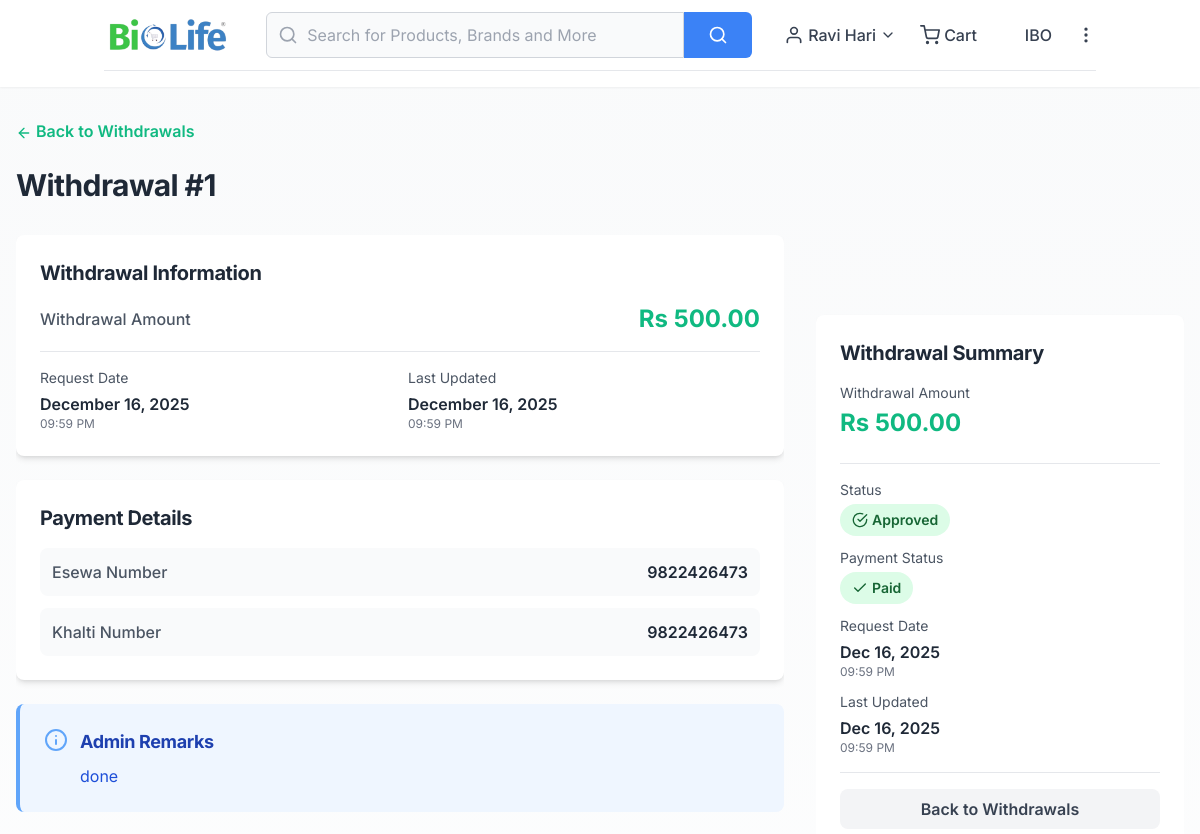
The page /account/withdrawals/1/ (signed in, upper part) on the database as committed earlier.
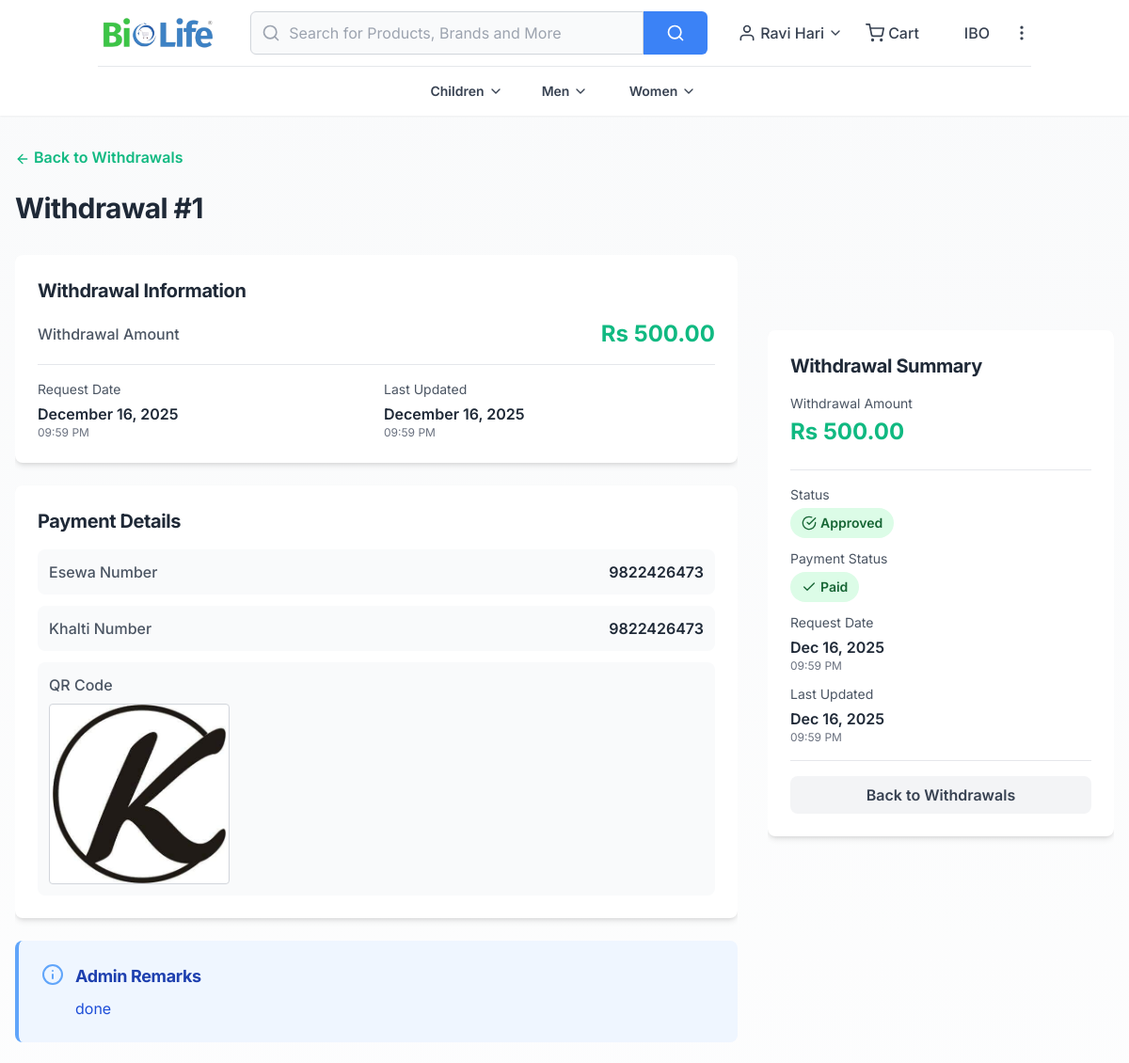
The same page on the database as committed later.
### core/models.py (models this page shows, shortened)
class User(AbstractUser):
    username = None  # Remove username field
    name = models.CharField(max_length=255)
    email = models.EmailField(unique=True)
    phone = models.CharField(max_length=20, blank=True, null=True)
    date_of_birth = models.DateField(blank=True, null=True)
    address = models.TextField(blank=True, null=True)
    is_influencer = models.BooleanField(default=False)
    tiktok_link = models.URLField(blank=True, null=True)
    facebook_link = models.URLField(blank=True, null=True)
    instagram_link = models.URLField(blank=True, null=True)
    youtube_link = models.URLField(blank=True, null=True)
    image = models.ImageField(upload_to='users/', blank=True, null=True)
    points = models.IntegerField(default=0)
    balance = models.DecimalField(max_digits=12, decimal_places=2, default=0.00)
    citizenship_front = models.ImageField(upload_to='kyc/', blank=True, null=True)
    citizenship_back = models.ImageField(upload_to='kyc/', blank=True, null=True)
    citizenship_no = models.CharField(max_length=50, blank=True, null=True)
    pan_card_image = models.ImageField(upload_to='kyc/', blank=True, null=True)
    pan_no = models.CharField(max_length=50, blank=True, null=True)
    earn_code = models.CharField(max_length=10, unique=True, blank=True, null=True)
    KYC_STATUS_CHOICES = [
        ('pending', 'Pending'),
        ('approved', 'Approved'),
        ('rejected', 'Rejected'),
    ]
    kyc_status = models.CharField(max_length=20, choices=KYC_STATUS_CHOICES, blank=True, null=True, default=None)
    kyc_reject_reason = models.TextField(blank=True, null=True)
    qr_code = models.ImageField(upload_to='users/payment/qr/', blank=True, null=True)
    esewa_number = models.CharField(max_length=50, blank=True, null=True)
    khalti_number = models.CharField(max_length=50, blank=True, null=True)
    PAYMENT_SETTING_STATUS_CHOICES = [
        ('pending', 'Pending'),
        ('approved', 'Approved'),
        ('rejected', 'Rejected'),
    ]
    payment_setting_status = models.CharField(max_length=20, choices=PAYMENT_SETTING_STATUS_CHOICES, blank=True, null=True, default=None)
    payment_setting_reject_reason = models.TextField(blank=True, null=True)
    objects = UserManager()
    USERNAME_FIELD = 'email'
    REQUIRED_FIELDS = ['name']
    class Meta:
        verbose_name = 'User'
        verbose_name_plural = 'Users'
        ordering = ['-date_joined']

class Category(models.Model):
    name = models.CharField(max_length=255)
    image = models.ImageField(upload_to='categories/', blank=True, null=True)
    is_featured = models.BooleanField(default=False, help_text='Show in header category bar')
    created_at = models.DateTimeField(auto_now_add=True)
    updated_at = models.DateTimeField(auto_now=True)
    class Meta:
        verbose_name = 'Category'
        verbose_name_plural = 'Categories'
        ordering = ['name']

### website/views/account_views.py (the view)
# urls.py: path('account/withdrawals/<int:withdrawal_id>/', account_views.account_withdrawal_detail, name='account_withdrawal_detail'),
@login_required
def account_withdrawal_detail(request, withdrawal_id):
    user = request.user
    if not user.is_influencer:
        messages.error(request, 'This page is only available for influencers.')
        return redirect('website:account_dashboard')
    if user.kyc_status != 'approved':
        messages.warning(request, 'Please complete your KYC verification to access withdrawal details.')
        return redirect('website:account_kyc')
    withdrawal = get_object_or_404(Withdrawal, pk=withdrawal_id, user=user)
    context = {
        'user': user,
        'withdrawal': withdrawal,
    }
    return render(request, 'site/account/withdrawal_detail.html', context)

### website/context_processors.py (called while the page is built)
def cart_count(request):
    cart = request.session.get('cart', {})
    items = cart.get('items', [])
    count = sum(item.get('quantity', 0) for item in items)
    return {'cart_count': count}

def wishlist_count(request):
    if request.user.is_authenticated:
        count = Wishlist.objects.filter(user=request.user).count()
    else:
        count = 0
    return {'wishlist_count': count}

def categories(request):
    categories_list = Category.objects.filter(
        is_featured=True
    ).prefetch_related(
        'sub_categories__child_categories'
    ).all()  # Only featured categories for header
    return {'nav_categories': categories_list}

def cms_pages(request):
    all_pages = CMSPage.objects.filter(is_active=True, in_footer=True).order_by('title')
    customer_service_pages = all_pages.filter(footer_section='customer_service')
    information_pages = all_pages.filter(
        Q(footer_section='information') | Q(footer_section__isnull=True) | Q(footer_section='')
    )
    return {
        'cms_pages': all_pages,
        'customer_service_pages': customer_service_pages,
        'information_pages': information_pages,
    }

### templates/site/account/withdrawal_detail.html (shortened to what the changed rows need)
{% extends 'site/layouts/base.html' %}
{% load static %}
{% block content %}
<div class="container mx-auto px-4 py-4 md:py-8 overflow-x-hidden max-w-full w-full">
    <h1 class="text-xl md:text-3xl font-bold text-gray-800 mb-4 md:mb-8">Withdrawal #{{ withdrawal.id }}</h1>
    <div class="grid grid-cols-1 lg:grid-cols-3 gap-4 md:gap-8 w-full max-w-full">
        <div class="lg:col-span-2 space-y-6 w-full max-w-full overflow-hidden">
            <div class="bg-white rounded-lg shadow-md p-6">
                <h2 class="text-base md:text-xl font-bold text-gray-800 mb-2 md:mb-4">Withdrawal Information</h2>
            </div>
            <div class="bg-white rounded-lg shadow-md p-6">
                <h2 class="text-base md:text-xl font-bold text-gray-800 mb-2 md:mb-4">Payment Details</h2>
                <div class="space-y-3">
                    {% if user.esewa_number %}
                    <div class="flex justify-between items-center p-3 bg-gray-50 rounded-lg">
                        <span class="text-gray-600 font-medium">Esewa Number</span>
                        <span class="text-gray-800 font-semibold">{{ user.esewa_number }}</span>
                    </div>
                    {% endif %}
                    {% if user.khalti_number %}
                    <div class="flex justify-between items-center p-3 bg-gray-50 rounded-lg">
                        <span class="text-gray-600 font-medium">Khalti Number</span>
                        <span class="text-gray-800 font-semibold">{{ user.khalti_number }}</span>
                    </div>
                    {% endif %}
                    {% if user.qr_code %}
                    <div class="p-3 bg-gray-50 rounded-lg">
                        <span class="text-gray-600 font-medium block mb-2">QR Code</span>
                        <img src="{{ user.qr_code.url }}" alt="QR Code" class="w-48 h-48 object-contain rounded border border-gray-300 bg-white">
                    </div>
                    {% endif %}
                </div>
            </div>
        </div>
        <div class="lg:col-span-1 w-full max-w-full overflow-hidden">
            <div class="bg-white rounded-lg shadow-md p-6 sticky top-20">
                <h2 class="text-base md:text-xl font-bold text-gray-800 mb-2 md:mb-4">Withdrawal Summary</h2>
            </div>
        </div>
    </div>
</div>
{% endblock %}

### templates/site/layouts/header.html (shortened to what the changed rows need)
{% load static %}
<header class="bg-white sticky top-0 z-50 shadow-sm">
    <div class="container mx-auto px-4">
        <div class="flex items-center justify-between py-3">
            <div class="hidden md:flex items-center">
            </div>
            <div class="hidden md:flex flex-1 max-w-2xl mx-8">
            </div>
            <div class="hidden md:flex items-center space-x-6">
                <div class="relative group">
                    <a href="{% if user.is_authenticated %}{% url 'website:account_dashboard' %}{% else %}{% url 'website:login' %}{% endif %}" class="flex items-center space-x-1 text-gray-700 hover:text-blue-600 font-medium transition-colors">
                        <i data-feather="user" class="w-5 h-5"></i>
                        <span>{% if user.is_authenticated %}{{ user.name|default:user.email }}{% else %}Login{% endif %}</span>
                        <i data-feather="chevron-down" class="w-4 h-4"></i>
                    </a>
                </div>
            </div>
        </div>
        <div id="category-bar" class="hidden md:block bg-white border-t border-gray-200 overflow-visible">
            <div class="container mx-auto px-4 overflow-visible">
                <div class="flex items-center justify-center space-x-1 py-2">
                    {% for category in nav_categories %}
                        <div class="category-nav-item relative group flex-shrink-0 overflow-visible" data-category-id="{{ category.id }}">
                            <a href="{% url 'website:category_detail' category.id %}" class="flex flex-col items-center px-3 py-2 hover:text-blue-600 transition-colors {% if request.resolver_match.url_name == 'home' %}min-w-[80px]{% else %}min-w-[100px]{% endif %}">
                                {% if request.resolver_match.url_name == 'home' %}
                                    <div class="relative mb-1">
                                        {% if category.image %}
                                            <img src="{{ category.image.url }}" alt="{{ category.name }}" class="w-14 h-14 object-cover rounded">
                                        {% else %}
                                            <div class="w-14 h-14 bg-gray-200 rounded flex items-center justify-center">
                                                <i data-feather="grid" class="w-6 h-6 text-gray-400"></i>
                                            </div>
                                        {% endif %}
                                    </div>
                                    <span class="text-xs text-center font-medium text-gray-700 group-hover:text-blue-600">{{ category.name }}</span>
                                {% else %}
                                    <span class="text-sm font-semibold text-gray-700 group-hover:text-blue-600 flex items-center">
                                        {{ category.name }}
                                        {% if category.sub_categories.all %}
                                            <i data-feather="chevron-down" class="w-4 h-4 ml-1 group-hover:hidden"></i>
                                        {% endif %}
                                    </span>
                                {% endif %}
                            </a>
                        </div>
                    {% endfor %}
                </div>
            </div>
        </div>
    </div>
</header>

Rows that differ between the two databases and show on the page:
changed User "Ravi Hari": qr_code empty → "users/payment/qr/ls.jpg" (drawn); qr_code: picture added
now on this page (row edited): Category: name "Children"
now on this page (row edited): Category: name "Men"
now on this page (row edited): Category: name "Women"
Other text that changed with them:
text now shown: "QR Code"
